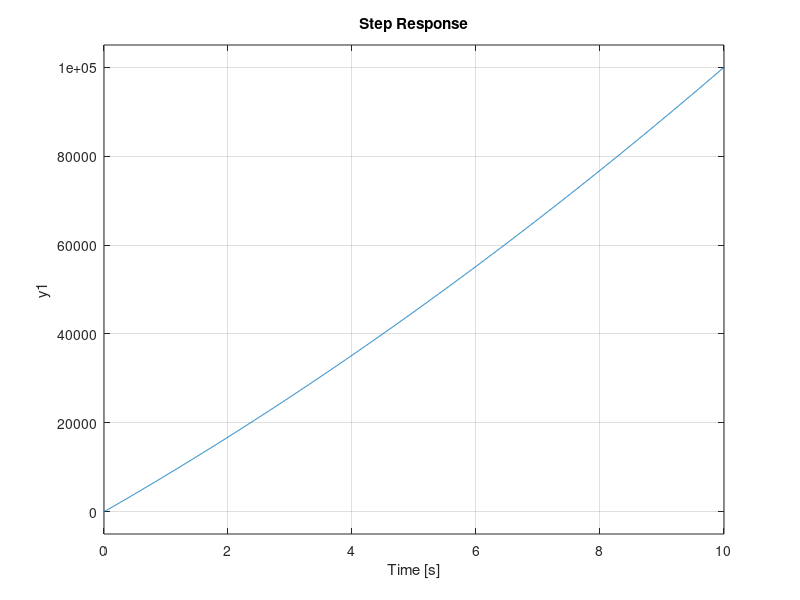
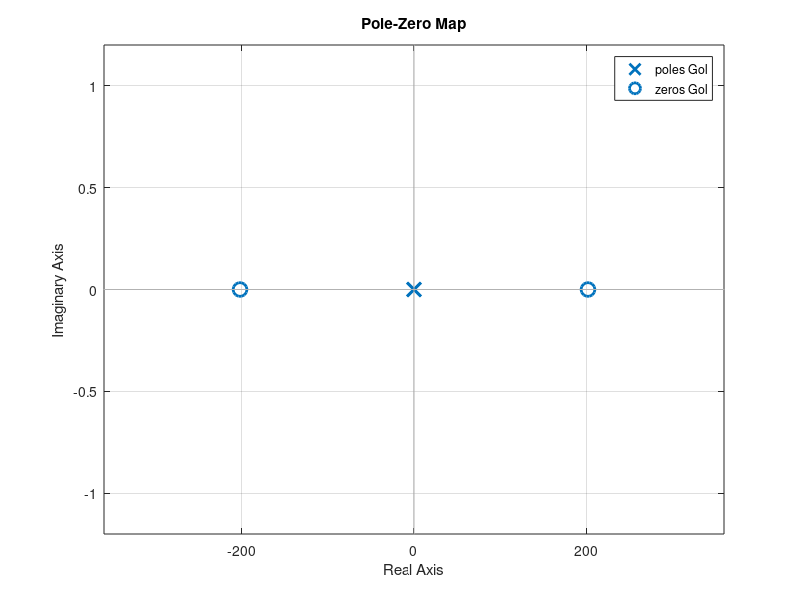

These figures' MATLAB source, in order:
clear all
close all

Z = 400;
num = Z;

sys = tf([num],[1,0,0])

con = tf([20,1],[1])

figure
step(sys*con)

% step(sys)

Gol = sys-(0.001*9.8)

figure
pzmap(Gol)